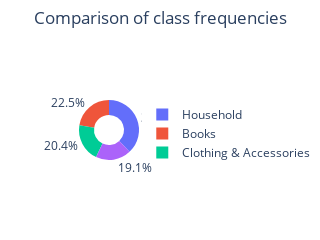

The notebook cell saved with this chart:
### Code cell
# Visualization of class frequencies
values = np.array([len(data_e), len(data_h), len(data_b), len(data_c)])
labels = ['Electronics', 'Household', 'Books', 'Clothing & Accessories']
fig = go.Figure(data = [go.Pie(values = values, labels = labels, hole = 0.5, textinfo = 'percent', title = " ")])
text_title = "Comparison of class frequencies"
fig.update_layout(height = 50, width = 80, showlegend = True, title = dict(text = text_title, x = 0.5, y = 0.95))
fig.show()

### Figure 1 — Plotly figure (JSON) as saved in the notebook; plotly's stock layout.template omitted (floating-point values rounded to 4 significant figures)
{"data": [{"hole": 0.5, "labels": ["Electronics", "Household", "Books", "Clothing & Accessories"], "textinfo": "percent", "title": {"text": " "}, "values": [5308, 10564, 6256, 5674], "type": "pie"}], "layout": {"title": {"text": "Comparison of class frequencies", "x": 0.5, "y": 0.95}, "height": 50, "width": 80, "showlegend": true}}
